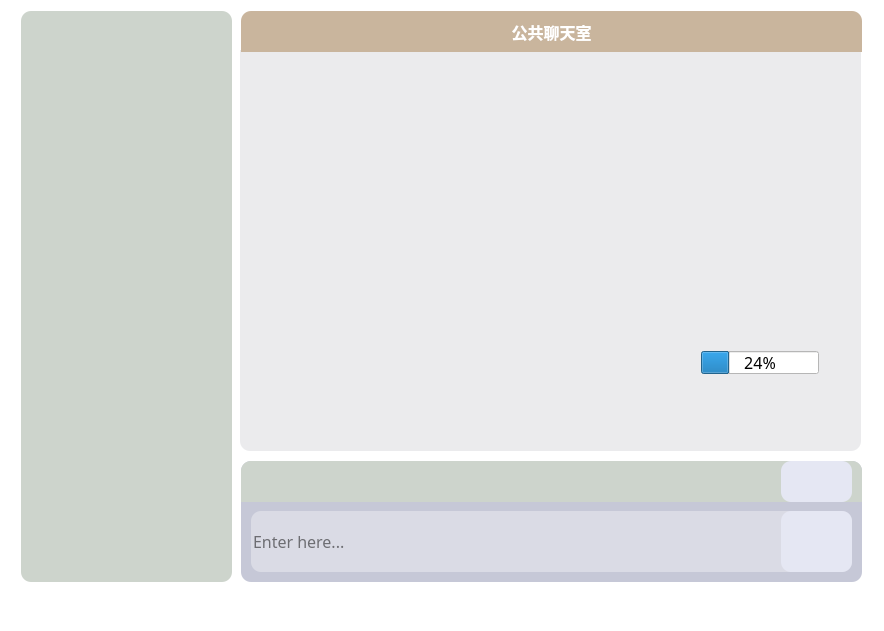
<?xml version="1.0" encoding="UTF-8"?>
<ui version="4.0">
 <class>chatWindow</class>
 <widget class="QMainWindow" name="chatWindow">
  <property name="geometry">
   <rect>
    <x>0</x>
    <y>0</y>
    <width>884</width>
    <height>631</height>
   </rect>
  </property>
  <property name="windowTitle">
   <string>Bithub</string>
  </property>
  <property name="styleSheet">
   <string notr="true">background-color: rgb(255, 255, 255);</string>
  </property>
  <widget class="QWidget" name="centralwidget">
   <widget class="QGroupBox" name="groupBox">
    <property name="geometry">
     <rect>
      <x>11</x>
      <y>11</y>
      <width>862</width>
      <height>571</height>
     </rect>
    </property>
    <property name="styleSheet">
     <string notr="true">#groupBox{border:none;border-top-left-radius:10px;border-top-right-radius:10px;border-bottom-left-radius:10px; border-bottom-right-radius:10px;}



</string>
    </property>
    <property name="title">
     <string/>
    </property>
    <widget class="QListWidget" name="messageWindow">
     <property name="geometry">
      <rect>
       <x>219</x>
       <y>39</y>
       <width>631</width>
       <height>401</height>
      </rect>
     </property>
     <property name="font">
      <font>
       <pointsize>12</pointsize>
       <weight>50</weight>
       <bold>false</bold>
      </font>
     </property>
     <property name="styleSheet">
      <string notr="true">background-color: rgb(235, 235, 237);
border-top-left-radius:0px;

border-top-right-radius:0px;



border-bottom-left-radius:10px;

border-bottom-right-radius:10px;


margin-left:10px</string>
     </property>
     <property name="frameShadow">
      <enum>QFrame::Sunken</enum>
     </property>
     <property name="autoScrollMargin">
      <number>10</number>
     </property>
    </widget>
    <widget class="QListWidget" name="listWidget">
     <property name="geometry">
      <rect>
       <x>10</x>
       <y>0</y>
       <width>211</width>
       <height>571</height>
      </rect>
     </property>
     <property name="font">
      <font>
       <family>微软雅黑</family>
       <pointsize>12</pointsize>
       <weight>75</weight>
       <italic>false</italic>
       <bold>true</bold>
      </font>
     </property>
     <property name="styleSheet">
      <string notr="true">border-bottom-right-radius:10px;
color: rgb(255, 255, 255);


border-bottom-left-radius:10px;

border-top-right-radius:10px;

border-top-left-radius:10px;


background-color: rgba(184, 194, 183, 180);</string>
     </property>
    </widget>
    <widget class="QLabel" name="title">
     <property name="geometry">
      <rect>
       <x>230</x>
       <y>0</y>
       <width>621</width>
       <height>41</height>
      </rect>
     </property>
     <property name="font">
      <font>
       <family>微软雅黑</family>
       <pointsize>12</pointsize>
       <weight>75</weight>
       <bold>true</bold>
      </font>
     </property>
     <property name="styleSheet">
      <string notr="true">border-top-left-radius:10px;

border-top-right-radius:10px;

border-bottom-left-radius:0px;

border-bottom-right-radius:0px;
background-color: rgb(200, 180, 155, 250);
color: rgb(255, 255, 255);</string>
     </property>
     <property name="text">
      <string>公共聊天室</string>
     </property>
     <property name="alignment">
      <set>Qt::AlignCenter</set>
     </property>
    </widget>
    <widget class="QGroupBox" name="groupBox_2">
     <property name="geometry">
      <rect>
       <x>230</x>
       <y>450</y>
       <width>621</width>
       <height>121</height>
      </rect>
     </property>
     <property name="styleSheet">
      <string notr="true">background-color: rgb(198, 200, 215);
border-top-left-radius:10px;

border-top-right-radius:10px;

border-bottom-left-radius:10px;

border-bottom-right-radius:10px;

</string>
     </property>
     <property name="title">
      <string/>
     </property>
     <widget class="QLineEdit" name="lineEdit">
      <property name="geometry">
       <rect>
        <x>10</x>
        <y>50</y>
        <width>601</width>
        <height>61</height>
       </rect>
      </property>
      <property name="font">
       <font>
        <family>微软雅黑</family>
        <pointsize>12</pointsize>
       </font>
      </property>
      <property name="styleSheet">
       <string notr="true">
background-color: rgb(255, 255, 255, 90);

border-top-left-radius:10px;

border-top-right-radius:10px;

border-bottom-left-radius:10px;

border-bottom-right-radius:10px;

border:0px solid rgb(0, 0, 0);</string>
      </property>
      <property name="placeholderText">
       <string>Enter here...</string>
      </property>
     </widget>
     <widget class="QPushButton" name="pushButton">
      <property name="geometry">
       <rect>
        <x>540</x>
        <y>50</y>
        <width>71</width>
        <height>61</height>
       </rect>
      </property>
      <property name="font">
       <font>
        <family>微软雅黑</family>
        <pointsize>11</pointsize>
       </font>
      </property>
      <property name="styleSheet">
       <string notr="true">image: url(:/image/image/send1.png);

color: rgb(255, 255, 255);
background-color: rgb(238, 240, 255, 140);

border:0px solid rgb(0, 0, 0);
</string>
      </property>
      <property name="text">
       <string/>
      </property>
     </widget>
     <widget class="QGroupBox" name="groupBox_3">
      <property name="geometry">
       <rect>
        <x>0</x>
        <y>0</y>
        <width>621</width>
        <height>41</height>
       </rect>
      </property>
      <property name="styleSheet">
       <string notr="true">background-color: rgb(205,212,204, 255);

border-bottom-left-radius:0px;

border-bottom-right-radius:0px;</string>
      </property>
      <property name="title">
       <string/>
      </property>
      <widget class="QPushButton" name="pushButton_4">
       <property name="geometry">
        <rect>
         <x>80</x>
         <y>0</y>
         <width>51</width>
         <height>41</height>
        </rect>
       </property>
       <property name="font">
        <font>
         <family>微软雅黑</family>
         <pointsize>11</pointsize>
        </font>
       </property>
       <property name="styleSheet">
        <string notr="true">border-top-left-radius:10px;
image: url(:/image/image/pic3.png);


border-top-right-radius:10px;



border-bottom-left-radius:10px;

border-bottom-right-radius:10px;
color: rgb(255, 255, 255);

</string>
       </property>
       <property name="text">
        <string/>
       </property>
      </widget>
      <widget class="QPushButton" name="pushButton_2">
       <property name="geometry">
        <rect>
         <x>540</x>
         <y>0</y>
         <width>71</width>
         <height>41</height>
        </rect>
       </property>
       <property name="font">
        <font>
         <family>微软雅黑</family>
         <pointsize>11</pointsize>
        </font>
       </property>
       <property name="styleSheet">
        <string notr="true">image: url(:/image/image/flush4.png);
border-top-left-radius:10px;

border-top-right-radius:10px;



border-bottom-left-radius:10px;

border-bottom-right-radius:10px;

background-color: rgb(229, 231, 243);
color: rgb(255, 255, 255);
</string>
       </property>
       <property name="text">
        <string/>
       </property>
      </widget>
      <widget class="QPushButton" name="pushButton_3">
       <property name="geometry">
        <rect>
         <x>20</x>
         <y>0</y>
         <width>51</width>
         <height>41</height>
        </rect>
       </property>
       <property name="font">
        <font>
         <family>微软雅黑</family>
         <pointsize>11</pointsize>
        </font>
       </property>
       <property name="styleSheet">
        <string notr="true">image: url(:/image/image/file3.png);
border-top-left-radius:0px;

border-top-right-radius:0px;



border-bottom-left-radius:0px;

border-bottom-right-radius:0px;


color: rgb(255, 255, 255);
</string>
       </property>
       <property name="text">
        <string/>
       </property>
      </widget>
      <widget class="QPushButton" name="pushButton_5">
       <property name="geometry">
        <rect>
         <x>140</x>
         <y>0</y>
         <width>51</width>
         <height>41</height>
        </rect>
       </property>
       <property name="font">
        <font>
         <family>微软雅黑</family>
         <pointsize>11</pointsize>
        </font>
       </property>
       <property name="styleSheet">
        <string notr="true">image: url(:/image/image/time2.png);
border-top-left-radius:0px;

border-top-right-radius:0px;



border-bottom-left-radius:0px;

border-bottom-right-radius:0px;


color: rgb(255, 255, 255);
</string>
       </property>
       <property name="text">
        <string/>
       </property>
      </widget>
     </widget>
     <zorder>lineEdit</zorder>
     <zorder>pushButton</zorder>
     <zorder>groupBox_3</zorder>
     <zorder>messageWindow</zorder>
    </widget>
    <widget class="QProgressBar" name="progressBar">
     <property name="enabled">
      <bool>true</bool>
     </property>
     <property name="geometry">
      <rect>
       <x>690</x>
       <y>340</y>
       <width>118</width>
       <height>23</height>
      </rect>
     </property>
     <property name="font">
      <font>
       <family>微软雅黑</family>
       <pointsize>12</pointsize>
      </font>
     </property>
     <property name="value">
      <number>24</number>
     </property>
    </widget>
   </widget>
  </widget>
  <widget class="QMenuBar" name="menubar">
   <property name="geometry">
    <rect>
     <x>0</x>
     <y>0</y>
     <width>884</width>
     <height>26</height>
    </rect>
   </property>
  </widget>
  <widget class="QStatusBar" name="statusbar"/>
 </widget>
 <resources/>
 <connections/>
</ui>
